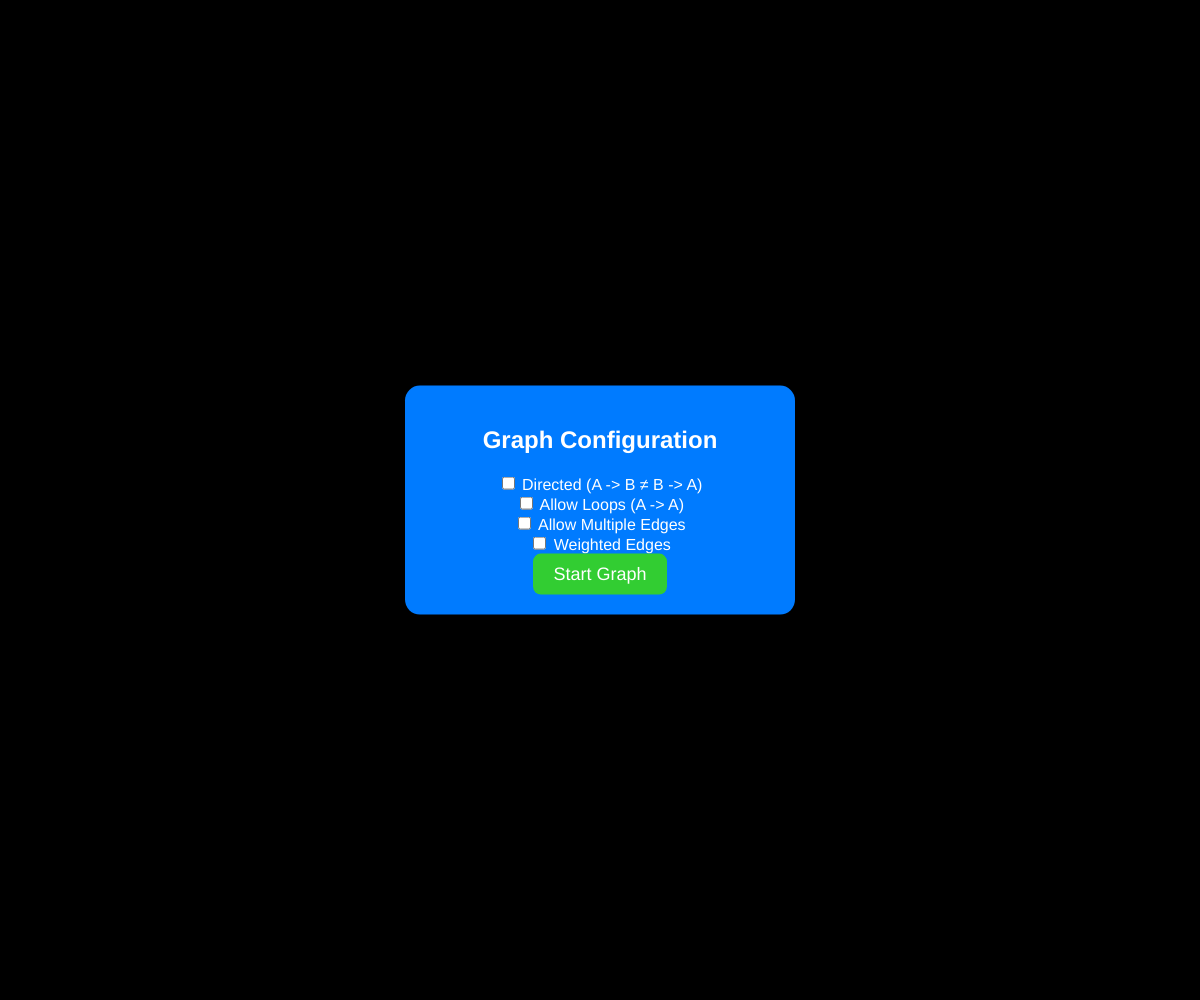
Frame 1 (no input)
Frame 60 (no input): identical to frame 1, image omitted
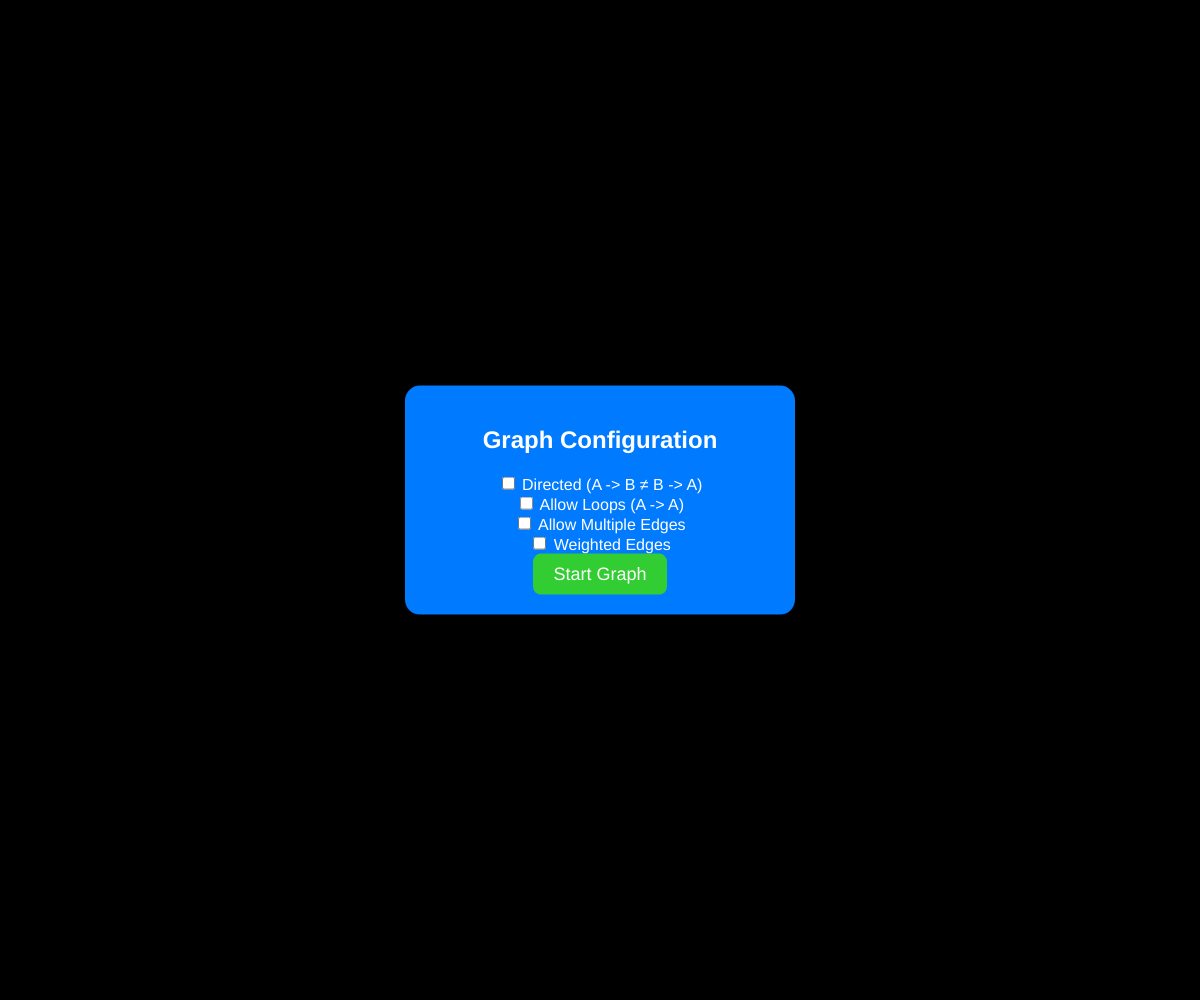
Frame 120 (the mouse pressed at the canvas centre since frame 60)

The p5.js sketch that drew these frames (run headless with seeded random() and noise() and a simulated clock; from frame 60 on, the mouse is pressed at the canvas centre):

// p5.js sketch
// ── sketch.js
let graph;
let addNodeButton, addEdgeButton, deleteEdgeButton, deleteNodeButton;
let isDragging = false;
let nodePressed = null;
let graphParameters = null;
let startGraphButton;

function setup() {
    createCanvas(windowWidth, windowHeight);

	createGraphSetupForm();
}

function draw() {
    background(0);

    // If graph parameters are defined, show the graph interface
    if (graphParameters) {
        graph.draw();
    }

    // Draw buttons only after the graph parameters are set
    if (graphParameters) {
        addNodeButton.draw();
        addEdgeButton.draw();
        deleteEdgeButton.draw();
        deleteNodeButton.draw();
    }
}

function createGraphSetupForm() {
    // Create a container for the form and center it
    const formContainer = createDiv().style('text-align', 'center')
        .style('position', 'absolute')
        .style('top', '50%')
        .style('left', '50%')
        .style('transform', 'translate(-50%, -50%)') // This will center the form
        .style('width', '350px') // Adjust the width to your liking
        .style('padding', '20px')
        .style('background-color', '#007BFF') // Blue background
        .style('border-radius', '15px')
        .style('box-shadow', '0 8px 16px rgba(0, 0, 0, 0.3)');

    // Add form elements to the form container
    formContainer.html(`
        <h2 style="font-family: 'Poppins', sans-serif; color: #fff;">Graph Configuration</h2>
        <label style="font-family: 'Poppins', sans-serif; color: #fff;">
            <input type="checkbox" id="directed"> Directed (A -> B ≠ B -> A)
        </label><br>
        <label style="font-family: 'Poppins', sans-serif; color: #fff;">
            <input type="checkbox" id="loop"> Allow Loops (A -> A)
        </label><br>
        <label style="font-family: 'Poppins', sans-serif; color: #fff;">
            <input type="checkbox" id="multiedge"> Allow Multiple Edges
        </label><br>
        <label style="font-family: 'Poppins', sans-serif; color: #fff;">
            <input type="checkbox" id="weighted"> Weighted Edges
        </label><br>
        <button id="startGraphButton" style="
            background-color: #32CD32; /* Light green */
            color: white;
            font-family: 'Poppins', sans-serif;
            font-size: 18px;
            border: none;
            border-radius: 8px;
            padding: 10px 20px;
            cursor: pointer;
            transition: all 0.3s ease;
        ">Start Graph</button>
    `);

    // Start button logic
    const startButton = select('#startGraphButton');
    startButton.mousePressed(() => {
        // Read the input values
        graphParameters = {
            directed: select('#directed').elt.checked,
            loop: select('#loop').elt.checked,
            multiedge: select('#multiedge').elt.checked,
            weighted: select('#weighted').elt.checked,
        };

        // Now we create the graph with the parameters selected by the user
        graph = new Graph(graphParameters);

        // Remove the form and display the rest of the interface
        formContainer.remove();
        createGraphControlButtons(); // Assuming you have a function to create other controls
    });
}



// Create buttons for graph operations
function createGraphControlButtons() {
    // Create the buttons as before, interacting with the graph object
    addNodeButton = new Button(100, 100, 150, 50, "Add Node", () => {
        const x = random(50, width - 50);
        const y = random(50, height - 50);
        graph.addNode(x, y, 30);
    });

    addEdgeButton = new Button(100, 200, 150, 50, "Add Edge", () => {
        if (graph.selectedNode) {
            graph.activateEdgeMode("add");
        }
    });

    deleteEdgeButton = new Button(100, 300, 150, 50, "Delete Edge", () => {
        if (graph.selectedNode) {
            graph.activateEdgeMode("delete");
        }
    });

    deleteNodeButton = new Button(100, 400, 150, 50, "Delete Node", () => {
        if (graph.selectedNode) {
            graph.deleteNode(graph.selectedNode);
        }
    });
}

function mousePressed() {
	if(!graph){
		return ;
	}
	
	addNodeButton.handleMousePressed();
	addEdgeButton.handleMousePressed();
	deleteEdgeButton.handleMousePressed();
	deleteNodeButton.handleMousePressed();
	
	graph.handleMousePressed();
    

    // Handle node dragging
    graph.nodes.forEach(node => {
        if (node.isHovered()) {
            nodePressed = node;
        }
    });

    isDragging = true;
}

function mouseDragged() {
    if (isDragging && nodePressed) {
        graph.handleMouseDragged(nodePressed);
    }
}

function mouseReleased() {
    isDragging = false;
    nodePressed = null;
}

// ── button.js
class Button {
    constructor(x, y, width, height, label, onClick) {
        this.x = x;
        this.y = y;
        this.width = width;
        this.height = height;
        this.label = label;
        this.onClick = onClick;
    }

    draw() {
        // Draw the button
        fill(200); // Button color
        stroke(0);
        rect(this.x, this.y, this.width, this.height);

        // Draw the label
        fill(0);
        noStroke();
        textAlign(CENTER, CENTER);
        text(this.label, this.x + this.width / 2, this.y + this.height / 2);
    }

    isHovered() {
        // Check if the mouse is over the button
        return 	mouseX > this.x && mouseX < this.x + this.width &&
				mouseY > this.y && mouseY < this.y + this.height;
    }

    handleMousePressed() {
        // Check if clicked
        if (this.isHovered() && this.onClick) {
            this.onClick(); // Call the assigned function
        }
    }
}
// ── edge.js
class Edge {
    constructor(node1, node2, index = 0, totalEdges = 1) {
        this.node1 = node1;
        this.node2 = node2;
        this.index = index; // Position of this edge among all edges between these nodes
        this.totalEdges = totalEdges; // Total number of edges between these nodes
    }

	draw() {
        const { x: x1, y: y1 } = this.node1;
        const { x: x2, y: y2 } = this.node2;

        // Check if the edge is a self-loop
        if (this.node1 === this.node2) {
            this.drawSelfLoop(x1, y1);
        } else {
            this.drawStraightLine(x1, y1, x2, y2);
        }
    }
	
	drawStraightLine(x1, y1, x2, y2) {
        const dx = x2 - x1;
        const dy = y2 - y1;
        const distance = dist(x1, y1, x2, y2);

        // Adjust start and end points to stop at the edge of the nodes
        const radius1 = this.node1.radius;
        const radius2 = this.node2.radius;

        const startX = x1 + (radius1 / distance) * dx;
        const startY = y1 + (radius1 / distance) * dy;
        const endX = x2 - (radius2 / distance) * dx;
        const endY = y2 - (radius2 / distance) * dy;

        // Calculate perpendicular offset
        const perpendicular = createVector(-dy / distance, dx / distance);
        const offsetMagnitude = 10 * Math.ceil(this.index / 2); // Adjust offset size
        const offsetDirection = this.index % 2 === 0 ? 1 : -1; // Alternate offset directions
        const offset = p5.Vector.mult(perpendicular, offsetMagnitude * offsetDirection);

        // Apply offset to start and end points
        const offsetStartX = startX + offset.x;
        const offsetStartY = startY + offset.y;
        const offsetEndX = endX + offset.x;
        const offsetEndY = endY + offset.y;

        // Draw the line with offset
        stroke(255);
        strokeWeight(2);
        line(offsetStartX, offsetStartY, offsetEndX, offsetEndY);

        // Draw arrowhead with offset applied
        this.drawArrowhead(offsetEndX, offsetEndY, dx, dy);
    }



    drawSelfLoop(x, y) {
        const loopRadius = 30 + this.index * 10; // Radius of the loop, adjusted for multiple loops
        const offsetAngle = PI / 4; // Offset to position the loop to the side of the node

        noFill();
        stroke(255);
        strokeWeight(2);

        // Draw a circle tangent to the node's center
        const offsetX = loopRadius * cos(offsetAngle);
        const offsetY = loopRadius * sin(offsetAngle);
        ellipse(x + offsetX, y - offsetY, loopRadius * 2);
    }

    drawArrowhead(x, y, dx, dy) {
        const arrowSize = 10;

        fill(255);
        noStroke();

        // Calculate angle based on the direction vector (dx, dy)
        const angle = atan2(dy, dx);

        // Draw the arrowhead as a triangle
        push();
        translate(x, y);
        rotate(angle);
        beginShape();
        vertex(0, 0);
        vertex(-arrowSize, arrowSize / 2);
        vertex(-arrowSize, -arrowSize / 2);
        endShape(CLOSE);
        pop();
    }
}

// ── graph.js
class Graph {
    constructor(params) {
        this.nodes = [];
        this.edges = [];
        this.selectedNode = null; // Track selected node
        this.edgeMode = null; // Can be 'add' or 'delete'
		this.index = 0;
		
		this.directed = params.directed;
        this.loop = params.loop;
        this.multiEdge = params.multiedge;
        this.weight = params.weighted;
    }

    addNode(x, y, radius) {
        const node = new Node(x, y, radius, this.index++);
        this.nodes.push(node);
    }

    draw() {
        // Draw all edges first
        this.edges.forEach(edge => edge.draw());

        // Draw all nodes
        this.nodes.forEach(node => node.draw());

        // Highlight the selected node
        if (this.selectedNode) {
            noFill();
            stroke(0, 255, 0); // Green outline for selected nodes
            strokeWeight(3);
            ellipse(this.selectedNode.x, this.selectedNode.y, this.selectedNode.radius * 2 + 6);
        }
    }
	

    handleMousePressed() {
		let clickedNode = null;
	
		this.nodes.forEach(node => {
			if (node.isHovered()) {
				clickedNode = node;
			}
		});
	
		if (!clickedNode) {
			return ;
		}
		console.log(`Node pressed: ${clickedNode.label}`);

		// If we're in add mode, check if this is the second node to create an edge
		if (this.edgeMode === "add") {
			if(this.loop || this.selectedNode !== clickedNode){
				this.addEdge(clickedNode);
			}
			this.selectedNode = null;
			this.edgeMode = null;
		}

		// If we're in delete mode, remove the edge between the selected node and clicked node
		else if (this.edgeMode === "delete") {
			if(this.loop || this.selectedNode !== clickedNode){
				this.deleteEdge(clickedNode);
			}
			this.selectedNode = null;
			this.edgeMode = null;
		}

		// If the node clicked is the same as the selected one, deselect it
		else if (this.selectedNode === clickedNode) {
			this.deselectNode(clickedNode);
		}

		// if none of those actions were done, select the node
		else{
			this.selectNode(clickedNode);
		}
	}
	
	selectNode(clickedNode){
		console.log("Selected node:", clickedNode.label);
		this.selectedNode = clickedNode;
	}

	deselectNode(clickedNode){
		console.log("Deselected node:", clickedNode.label);
		this.selectedNode = null; // Deselect
	}

	addEdge(clickedNode) {
		// Count existing edges between the two nodes
		const existingEdges = this.edges.filter(edge =>
			(edge.node1 === this.selectedNode && edge.node2 === clickedNode) ||
			(edge.node1 === clickedNode && edge.node2 === this.selectedNode)
		);

		if(existingEdges != 0 && !this.multiEdge){
			this.selectedNode = null;
			this.edgeMode = null;
			return ;
		}

		const totalEdges = existingEdges.length + 1;

		// Assign indices to all edges between these nodes
		existingEdges.forEach((edge, index) => {
			edge.index = index + 1;
			edge.totalEdges = totalEdges;
		});

		// Add the new edge
		const newEdge = this.selectedNode === clickedNode
			? new Edge(this.selectedNode, clickedNode) // Self-loop: no sorting needed
			: new Edge(...[this.selectedNode, clickedNode].sort((a, b) => a.label - b.label));
		this.edges.push(newEdge);

		console.log(`Edge created between node ${this.selectedNode.label} and node ${clickedNode.label}`);

		this.selectedNode = null;
		this.edgeMode = null;
		
	}
	

	deleteEdge(clickedNode) {
		if (!this.selectedNode || !clickedNode) return;
	
		// Standardize edge direction for comparison
		const nodePair = [this.selectedNode, clickedNode].sort((a, b) => a.label - b.label);
	
		// Find all edges between the two nodes (order doesn't matter)
		const edgesBetweenNodes = this.edges.filter(edge =>
			[edge.node1, edge.node2].sort((a, b) => a.label - b.label).every((node, index) => node === nodePair[index])
		);
	
		if (edgesBetweenNodes.length > 0) {
			// Delete the last edge in the list (most recently created)
			const edgeToDelete = edgesBetweenNodes[edgesBetweenNodes.length - 1];
			this.edges = this.edges.filter(edge => edge !== edgeToDelete);
			console.log(`Last edge deleted between node ${nodePair[0].label} and node ${nodePair[1].label}`);
	
			// Update indices for remaining edges between these nodes
			const remainingEdges = this.edges.filter(edge =>
				[edge.node1, edge.node2].sort((a, b) => a.label - b.label).every((node, index) => node === nodePair[index])
			);
	
			remainingEdges.forEach((edge, index) => {
				edge.index = index + 1;
				edge.totalEdges = remainingEdges.length;
			});
		}
	
		this.selectedNode = null; // Clear selection after deleting the edge
		this.edgeMode = null; // Exit delete mode
	}
	
	
	

    activateEdgeMode(action) {
		if (action === "add") {
			console.log("Edge mode activated: add");
			this.edgeMode = "add";
		} else if (action === "delete") {
			console.log("Edge mode activated: delete");
			this.edgeMode = "delete";
		}
	}

    deleteNode(nodeToDelete) {
		// Remove the node from the list of nodes
		this.nodes = this.nodes.filter(node => node !== nodeToDelete);
	
		// Remove all edges associated with this node
		this.edges = this.edges.filter(edge => edge.node1 !== nodeToDelete && edge.node2 !== nodeToDelete);
	
		// If the selected node is the one being deleted, reset the selection
		if (this.selectedNode === nodeToDelete) {
			console.log("Selected node deleted, resetting selection.");
			this.selectedNode = null;
		}
	
		// You might want to reset the edge mode in case delete was triggered from it
		this.edgeMode = null;
	}
	

    handleMouseDragged(node) {
        if (node) {
            node.x = mouseX;
            node.y = mouseY;
        }
    }
}

// ── node.js
class Node {
    constructor(x, y, radius = 20, label = -1) {
        this.x = x; // x position
        this.y = y; // y position
        this.radius = radius; // Node size
        this.label = label; // Optional label or ID for the node
    }
	
	isHovered() {
        // Check if the mouse is within the node's radius
        return dist(mouseX, mouseY, this.x, this.y) < this.radius;
    }

    // Method to draw the node
    draw() {
        fill(100, 150, 255); // Color of the node
        stroke(88, 57, 39); // Node outline color
        ellipse(this.x, this.y, this.radius * 2); // Draw the node as a circle

        // Optional: draw the label in the center of the node
        fill(0); // Text color
        noStroke();
        textAlign(CENTER, CENTER);
        text(this.label, this.x, this.y);
    }
}
// ── style.css
body {
	margin: 0;
	display: flex;
	justify-content: center;
	align-items: center;
	height: 100vh;
	overflow: hidden;
}

/* Optional: Ensure full viewport height */
html, body {
	height: 100%;
	margin: 0;
	padding: 0;
}
